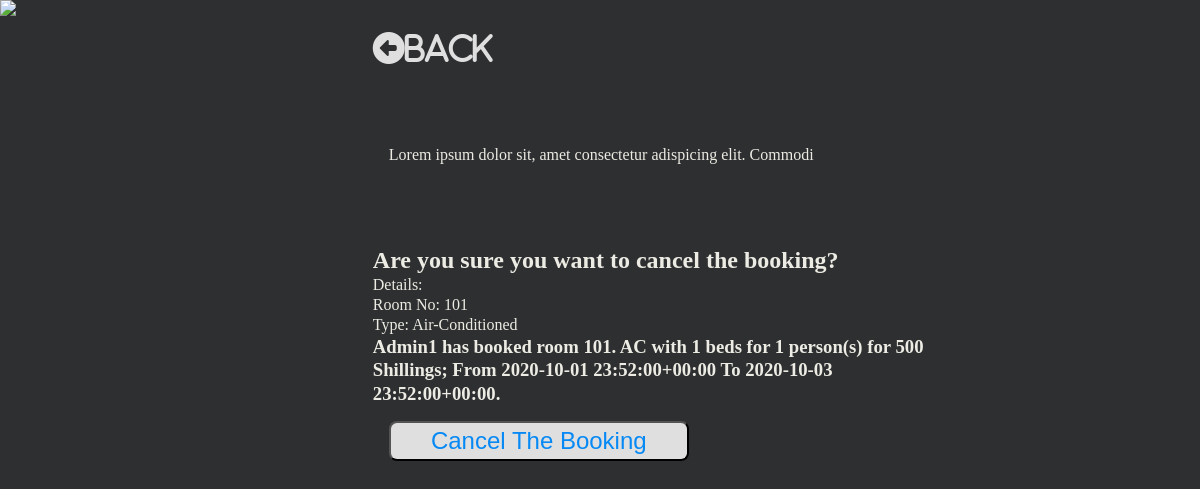
Screenshot of /booking/cancel/1 with the database file from the repository.
### hotel/models.py (models this page shows, shortened)
class Booking(models.Model):
    user = models.ForeignKey(settings.AUTH_USER_MODEL, on_delete=models.CASCADE)
    room = models.ForeignKey(Room, on_delete=models.CASCADE)
    check_in = models.DateTimeField()
    check_out = models.DateTimeField()
    def __str__(self):
        return f'{self.user} has booked room {self.room}; From {self.check_in} To {self.check_out}.'
    def get_room_category(self):
        room_categories = dict(self.room.ROOM_CATEGORIES)
        room_category = room_categories.get(self.room.category)
        return room_category

class Room(models.Model):
    ROOM_CATEGORIES=(
        ('AC', 'Air-Conditioned'),
        ('NAC', 'Non Air-Conditioned'),
        ('DEL', 'Deluxe'),
        ('KIN', 'King'),
        ('QUE', 'Queen'),
    )
    number = models.IntegerField()
    category = models.CharField(max_length=3, choices=ROOM_CATEGORIES)
    beds = models.IntegerField()
    capacity = models.IntegerField()
    room_charge = models.IntegerField()
    def __str__(self):
        return f'{self.number}. {self.category} with {self.beds} beds for {self.capacity} person(s) for {self.room_charge} Shillings'

### hotel/views.py (the view)
# urls.py: path('booking/cancel/<pk>', views.CancelBookingView.as_view(), name='CancelBookingView'),
class CancelBookingView(DeleteView):
    model = Booking
    template_name = 'booking_cancel_view.html'
    success_url = reverse_lazy('BookingListView')

### hotel/templates/booking_cancel_view.html (shortened to what this page needs)
{% load static %}
<!DOCTYPE html>
<html lang="en">
	<head>
		<link rel="stylesheet" href="{% static 'hotel/css/room_detail_view.css' %}">
	</head>
	<body>
		<div class="content">
            <div class="image">
                <img src="https://images.unsplash.com/photo-1597314040740-5836f612a030?ixlib=rb-1.2.1&ixid=eyJhcHBfaWQiOjEyMDd9&auto=format&fit=crop&w=500&q=60">
            </div>
            <div class="room">
                <div class="home">
                     <a href="{% url 'BookingListView' %}"><i class="fas fa-arrow-alt-circle-left">Back</i></a>
                </div>
                <div class="room-info">
                    <p>Lorem ipsum dolor sit, amet consectetur adispicing elit. Commodi</p>
                </div>
                <form id="booking-form" action="" method="POST">
                    <h2>Are you sure you want to cancel the booking? </h2>
                    <p>Details:</p>
                    <p>Room No: {{ booking.room.number }} </p>
                    <p>Type: {{ booking.get_room_category }} </p>
                    <h3>{{ booking }}</h3>
                    <div class="input-div">
                        <button type="submit">Cancel The Booking</button>
                    </div>
                </form>
            </div>
		</div>
	</body>
</html>

### hotel/static/hotel/css/room_detail_view.css (style rules this page uses)
* { padding:0; margin:0; box-sizing: border-box; }
body { background-color: rgb(46, 47, 48); color: rgb(236, 235, 228); font-family: Times New Roman; line-height: 1.25; height:100vh; }
.content { display: flex; flex-direction: row; flex-wrap: wrap; width: 100%; justify-content: left; }
.image { flex: 0.3; }
.room { flex:0.5; margin: 2rem; display: flex; text-align: left; align-items: start; flex-direction: column; }
.home { flex: 0.2; }
.room-info { flex: 0.4; margin: 5rem 1rem; }
form { display: flex; flex: 0.4 1 auto; flex-direction: column; }
.image img { flex:1; max-height: 99.2vh; }
i { color: #dfdfdf; font-size: 2rem; }
.input-div { flex: 1 1 auto; margin: 1rem; display: flex; flex-direction: column; justify-content: space-between; }
input, button { flex:1; width:300px; border-radius:0.5rem; line-height:1.5; font-size:1.5rem; color:#555; }
button { background-color: #dfdfdf; color: rgb(6, 137, 245); outline: none; }

### rows the page displays
Booking: room.number "101", get_room_category "Air-Conditioned", user+room+check_in "Admin1 has booked room 101. AC with 1 beds for 1 person(s) for 500 Shillings; From 2020-10-01 23:52:00+00:00 To 2020-10-03 23:52:00+00:00."
